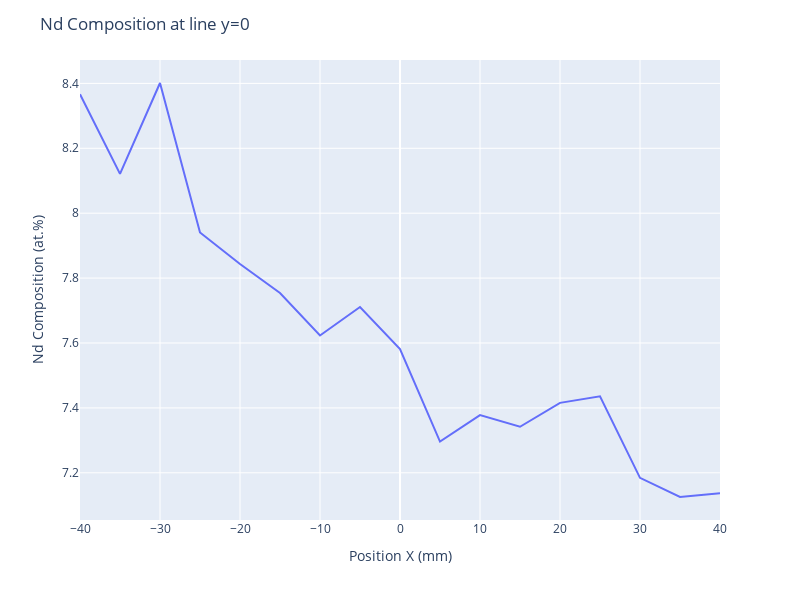

Notebook cell for this chart:
### Markdown cell above
You can also select subsets with the `sel()` function by specifiying in argument which values of x and y you need. For more advanced xarray operations you can directly check https://docs.xarray.dev/en/stable/getting-started-guide/quick-overview.html

The following examples include a line selection for Nd composition.

### Code cell
# Line x=0 selected for Nd composition
import plotly.express as px

composition_Nd = data["Nd Composition"] # Nd composition data variable
line_composition = composition_Nd.sel(y=0) # Selecting the line y=0
coordinates = line_composition.coords["x"] # Change .coords["x"] to .coords["y"] if you plot at x fixed

fig = px.line(x=coordinates, y=line_composition, width=800, height=600) 
fig.update_layout(title="Nd Composition at line y=0", xaxis_title="Position X (mm)", yaxis_title="Nd Composition (at.%)")

fig.show()

### Figure 1 — Plotly figure (JSON) as saved in the notebook; plotly's stock layout.template omitted (floating-point values rounded to 4 significant figures)
{"data": [{"hovertemplate": "x=%{x}<br>y=%{y}<extra></extra>", "legendgroup": "", "line": {"color": "#636efa", "dash": "solid"}, "marker": {"symbol": "circle"}, "mode": "lines", "name": "", "orientation": "v", "showlegend": false, "type": "scatter", "x": [-40.0, -35.0, -30.0, -25.0, -20.0, -15.0, -10.0, -5.0, 0.0, 5.0, 10.0, 15.0, 20.0, 25.0, 30.0, 35.0, 40.0], "xaxis": "x", "y": [8.367, 8.121, 8.401, 7.941, 7.844, 7.754, 7.623, 7.711, 7.581, 7.296, 7.378, 7.342, 7.415, 7.436, 7.184, 7.125, 7.137], "yaxis": "y"}], "layout": {"height": 600, "legend": {"tracegroupgap": 0}, "margin": {"t": 60}, "title": {"text": "Nd Composition at line y=0"}, "width": 800, "xaxis": {"anchor": "y", "domain": [0, 1], "title": {"text": "Position X (mm)"}}, "yaxis": {"anchor": "x", "domain": [0, 1], "title": {"text": "Nd Composition (at.%)"}}}}
